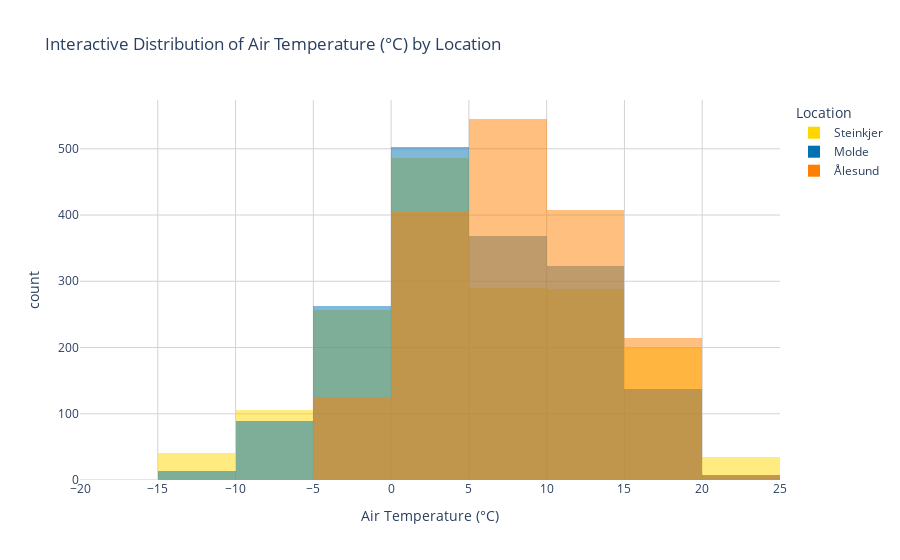
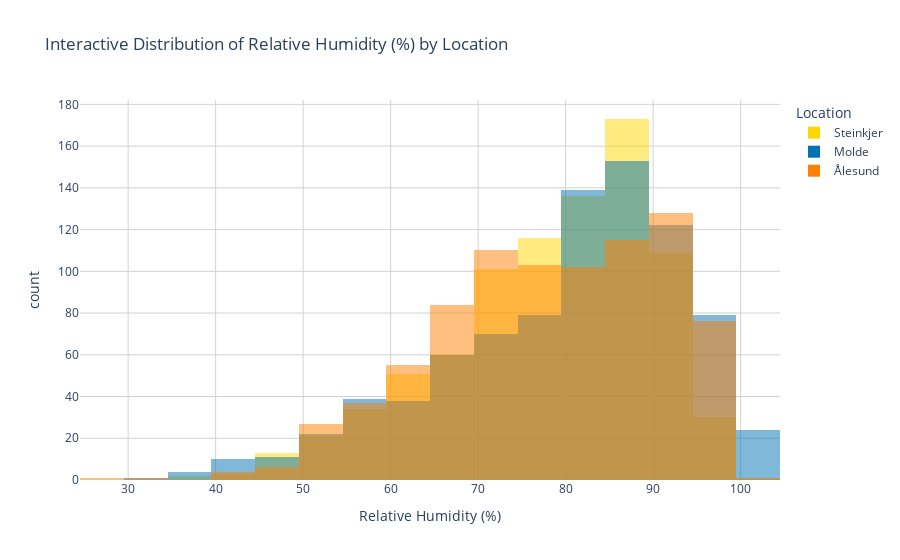

Notebook code cell kept with these figures, in order:
### Code cell
plot_histogram(df, "mean(air_temperature P1D)", "Air Temperature (°C)")
plot_histogram(df, "mean(relative_humidity P1D)", "Relative Humidity (%)")

### Figure 1 — Plotly figure (JSON) as saved in the notebook; plotly's stock layout.template omitted (floating-point values rounded to 4 significant figures; data arrays with more than 128 entries replaced by an {"elided": "..."} marker saying what was removed)
{"data": [{"bingroup": "x", "hovertemplate": "Location=Steinkjer<br>Air Temperature (°C)=%{x}<br>count=%{y}<extra></extra>", "legendgroup": "Steinkjer", "marker": {"color": "#FFD700", "opacity": 0.5, "pattern": {"shape": ""}}, "name": "Steinkjer", "nbinsx": 20, "orientation": "v", "showlegend": true, "type": "histogram", "x": {"elided": "1702 float values"}, "xaxis": "x", "yaxis": "y"}, {"bingroup": "x", "hovertemplate": "Location=Molde<br>Air Temperature (°C)=%{x}<br>count=%{y}<extra></extra>", "legendgroup": "Molde", "marker": {"color": "#0072B2", "opacity": 0.5, "pattern": {"shape": ""}}, "name": "Molde", "nbinsx": 20, "orientation": "v", "showlegend": true, "type": "histogram", "x": {"elided": "1702 float values"}, "xaxis": "x", "yaxis": "y"}, {"bingroup": "x", "hovertemplate": "Location=Ålesund<br>Air Temperature (°C)=%{x}<br>count=%{y}<extra></extra>", "legendgroup": "Ålesund", "marker": {"color": "#FF8000", "opacity": 0.5, "pattern": {"shape": ""}}, "name": "Ålesund", "nbinsx": 20, "orientation": "v", "showlegend": true, "type": "histogram", "x": {"elided": "1702 float values"}, "xaxis": "x", "yaxis": "y"}], "layout": {"barmode": "overlay", "legend": {"title": {"text": "Location"}, "tracegroupgap": 0}, "paper_bgcolor": "white", "plot_bgcolor": "white", "title": {"text": "Interactive Distribution of Air Temperature (°C) by Location"}, "xaxis": {"anchor": "y", "domain": [0, 1], "gridcolor": "lightgrey", "showgrid": true, "title": {"text": "Air Temperature (°C)"}}, "yaxis": {"anchor": "x", "domain": [0, 1], "gridcolor": "lightgrey", "showgrid": true, "title": {"text": "count"}}}}

### Figure 2 — Plotly figure (JSON) as saved in the notebook; plotly's stock layout.template omitted (floating-point values rounded to 4 significant figures; data arrays with more than 128 entries replaced by an {"elided": "..."} marker saying what was removed)
{"data": [{"bingroup": "x", "hovertemplate": "Location=Steinkjer<br>Relative Humidity (%)=%{x}<br>count=%{y}<extra></extra>", "legendgroup": "Steinkjer", "marker": {"color": "#FFD700", "opacity": 0.5, "pattern": {"shape": ""}}, "name": "Steinkjer", "nbinsx": 20, "orientation": "v", "showlegend": true, "type": "histogram", "x": {"elided": "850 float values"}, "xaxis": "x", "yaxis": "y"}, {"bingroup": "x", "hovertemplate": "Location=Molde<br>Relative Humidity (%)=%{x}<br>count=%{y}<extra></extra>", "legendgroup": "Molde", "marker": {"color": "#0072B2", "opacity": 0.5, "pattern": {"shape": ""}}, "name": "Molde", "nbinsx": 20, "orientation": "v", "showlegend": true, "type": "histogram", "x": {"elided": "851 float values"}, "xaxis": "x", "yaxis": "y"}, {"bingroup": "x", "hovertemplate": "Location=Ålesund<br>Relative Humidity (%)=%{x}<br>count=%{y}<extra></extra>", "legendgroup": "Ålesund", "marker": {"color": "#FF8000", "opacity": 0.5, "pattern": {"shape": ""}}, "name": "Ålesund", "nbinsx": 20, "orientation": "v", "showlegend": true, "type": "histogram", "x": {"elided": "850 float values"}, "xaxis": "x", "yaxis": "y"}], "layout": {"barmode": "overlay", "legend": {"title": {"text": "Location"}, "tracegroupgap": 0}, "paper_bgcolor": "white", "plot_bgcolor": "white", "title": {"text": "Interactive Distribution of Relative Humidity (%) by Location"}, "xaxis": {"anchor": "y", "domain": [0, 1], "gridcolor": "lightgrey", "showgrid": true, "title": {"text": "Relative Humidity (%)"}}, "yaxis": {"anchor": "x", "domain": [0, 1], "gridcolor": "lightgrey", "showgrid": true, "title": {"text": "count"}}}}
